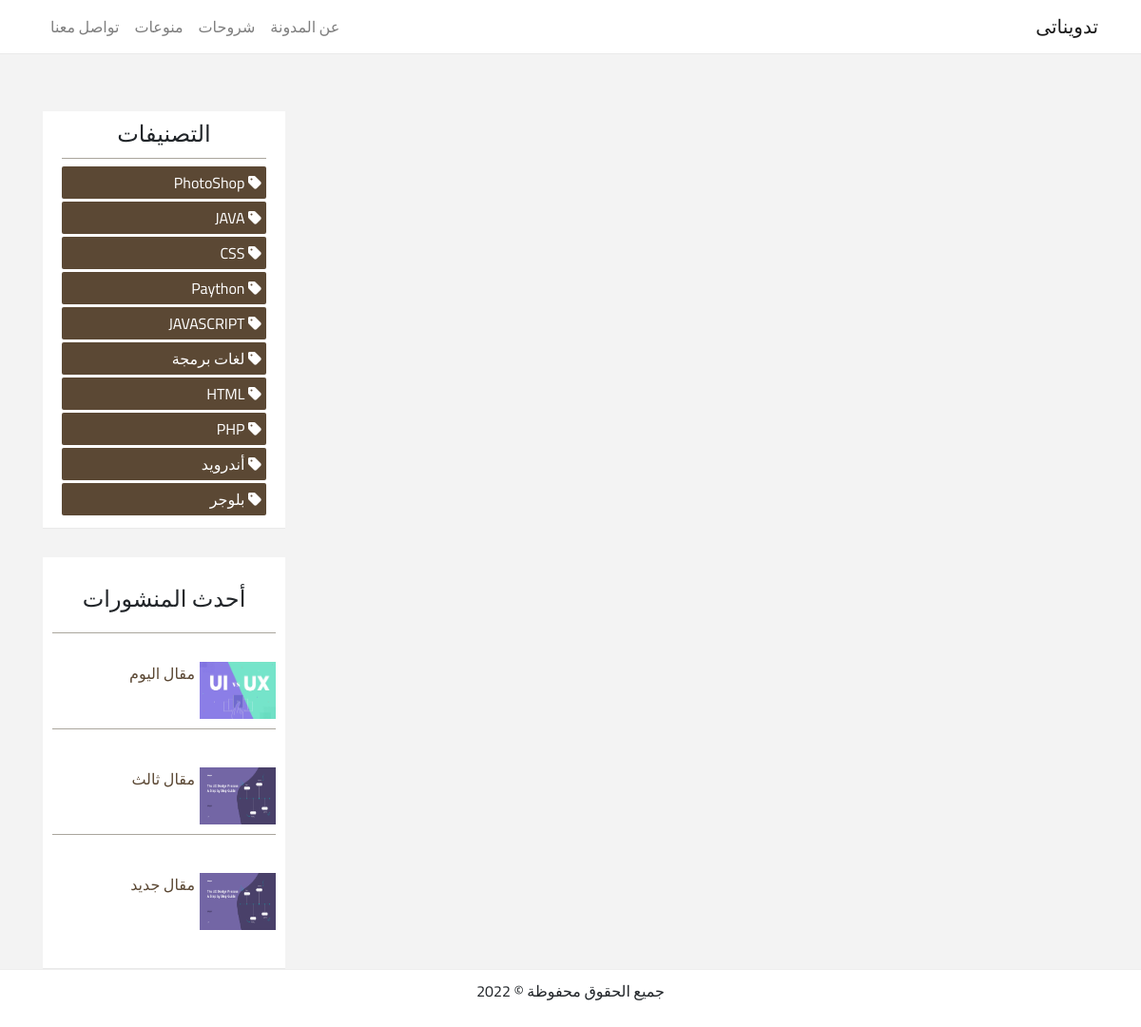
The app's page /category.php with its own data.
### tables this page shows
CREATE TABLE `categories` (
  `id` int(11) NOT NULL,
  `categoryName` varchar(100) NOT NULL,
  `categoryDate` datetime NOT NULL DEFAULT current_timestamp()
);

CREATE TABLE `posts` (
  `id` int(11) NOT NULL,
  `postTitle` varchar(200) NOT NULL,
  `postCategory` varchar(200) NOT NULL,
  `postImage` varchar(200) NOT NULL,
  `postContent` varchar(10000) NOT NULL,
  `postDate` datetime NOT NULL DEFAULT current_timestamp(),
  `postAuthor` varchar(200) NOT NULL
);

### category.php (the view, shortened to what this page needs)
<?php
include 'include/connection.php';
include 'public/header.php';
?>
<div class="content">
    <div class="container">
        <div class="row">
            <div class="col-md-9">
            </div>
            <div class="col-md-3">
                <div class="categories">
                    <h4>التصنيفات</h4>
                    <ul>
                        <?php
                        $query = "SELECT * FROM categories ORDER BY categoryDate DESC";
                        $res = mysqli_query($conn, $query);
                        while ($row = mysqli_fetch_assoc($res)) {
                        ?>
                        <li>
                            <a href="category.php?category=<?php echo $row['categoryName'] ?>">
                                <span><i class="fas fa-tag"></i></span>
                                <span><?php echo $row['categoryName']; ?></span>
                            </a>
                        </li>
                        <?php
                        }
                        ?>
                    </ul>
                </div>
                <div class="last-post">
                    <h4>أحدث المنشورات</h4>
                    <ul>
                        <?php
                        $query = "SELECT * FROM posts ORDER BY postDate DESC LIMIT 3";
                        $res = mysqli_query($conn, $query);
                        while ($row = mysqli_fetch_assoc($res)) {
                        ?>
                        <li>
                            <a href="read-more.php?id=<?php echo $row['id'];  ?>">
                                <span class="span-image"><img src="uploads/<?php echo $row['postImage']  ?>"
                                        alt="img-1"></span>
                                <p><?php echo $row['postTitle'] ?></ح>
                            </a>
                        </li>
                        <?php
                        }
                        ?>
                    </ul>
                </div>
            </div>
        </div>
    </div>
</div>
<?php
include 'public/footer.php'
?>

### css/style.css (style rules this page uses)
:root { --first-color: #5b4834; --second-color: #aaa69d; }
a, a:hover { text-decoration: none; }
* { font-family: "Cairo", sans-serif; }
body { background-color: #f3f3f3; }
.content { margin-top: 60px; }
.categories { background-color: #fff; border-bottom: 1px solid #eaeaea; padding: 10px 20px; margin-bottom: 30px; }
.categories h4 { text-align: center; border-bottom: 1px solid var(--second-color); padding-bottom: 10px; }
.categories ul { list-style: none; padding: 0; margin: 0; }
.categories ul li { background-color: var(--first-color); margin-bottom: 3px; border-radius: 2px; padding: 5px; transition: all 0.3s ease-in-out; }
.categories ul li a { color: #fff; }
.last-post { background-color: #fff; border-bottom: 1px solid #eaeaea; padding: 20px 10px; }
.last-post h4 { text-align: center; padding: 10px 0; }
.last-post ul { list-style: none; margin: 10px 0 0 0; padding: 0; }
.last-post ul li { border-bottom: 1px solid var(--second-color); margin-bottom: 10px; padding: 30px 0; }
.last-post ul li:first-child { border-top: 1px solid var(--second-color); }
.last-post ul li:last-child { border-bottom: 0; }
.last-post ul li .span-image { float: right; margin-left: 5px; }
.last-post ul li .span-image img { width: 80px; height: 60px; }
.last-post ul li a { color: var(--first-color); transition: all 0.3s ease-in-out; }

### records on screen
categories: categoryName "PhotoShop"
categories: categoryName "JAVA"
categories: categoryName "CSS"
categories: categoryName "Paython"
categories: categoryName "JAVASCRIPT"
categories: categoryName "لغات برمجة"
categories: categoryName "HTML"
categories: categoryName "PHP"
categories: categoryName "أندرويد"
categories: categoryName "بلوجر"
posts: postImage (picture), postTitle "مقال اليوم"
posts: postImage (picture), postTitle "مقال ثالث"
posts: postImage (picture), postTitle "مقال جديد"
